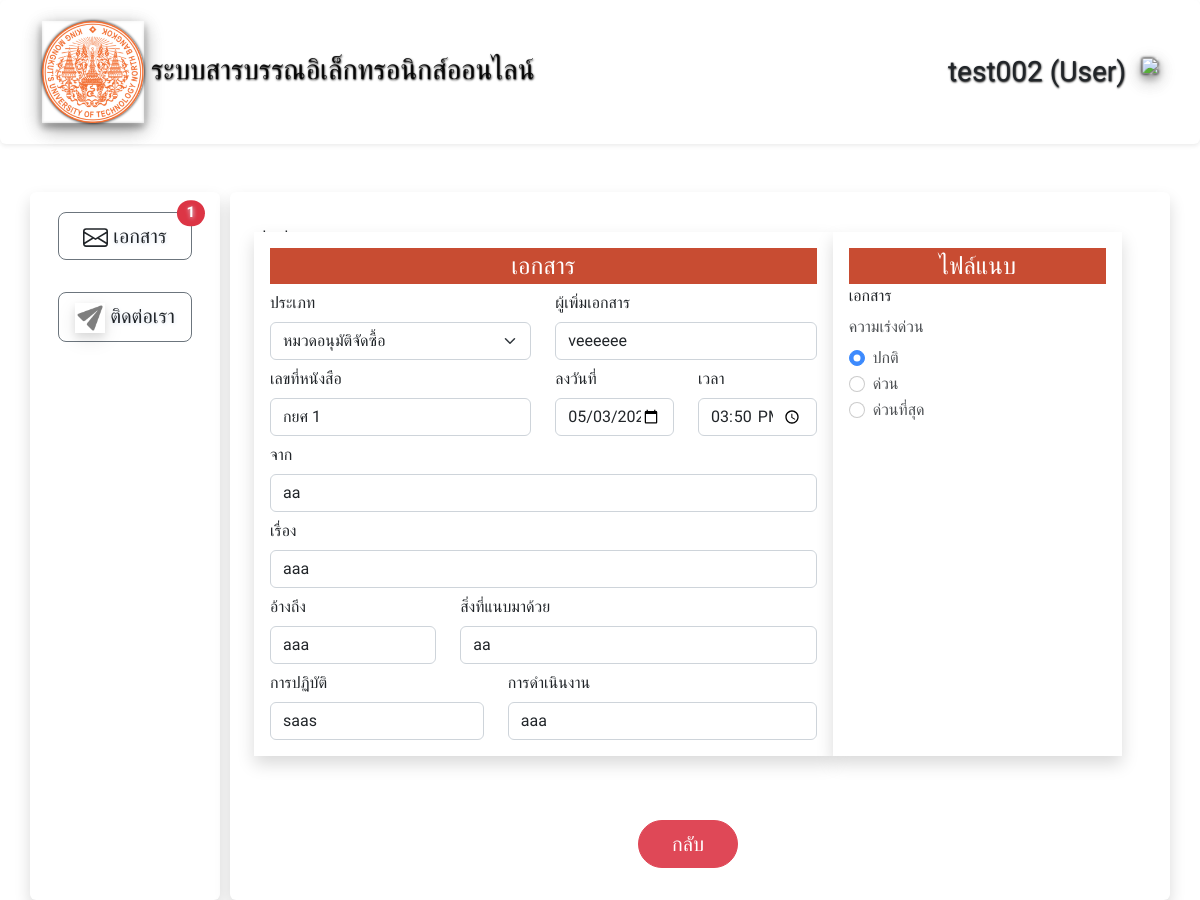
The app's page /?q=view&doc_id=22 (signed in) with its own data.
### tables this page shows
CREATE TABLE `user` (
  `user_id` int(11) NOT NULL,
  `user_username` varchar(50) NOT NULL,
  `user_password` varchar(50) NOT NULL,
  `user_name` varchar(30) NOT NULL,
  `user_lineid` varchar(30) NOT NULL,
  `user_email` varchar(100) NOT NULL,
  `user_tel` varchar(10) NOT NULL,
  `post_id` int(11) NOT NULL,
  `dept_id` int(11) NOT NULL,
  `level_id` int(11) NOT NULL
);

CREATE TABLE `document` (
  `doc_id` int(11) NOT NULL,
  `doc_type_id` int(11) NOT NULL,
  `user_id` int(11) NOT NULL,
  `doc_book_number` varchar(30) NOT NULL,
  `doc_date` varchar(15) NOT NULL,
  `doc_time` varchar(10) NOT NULL,
  `doc_from` varchar(30) NOT NULL,
  `doc_topic` varchar(150) NOT NULL,
  `doc_refer_to` varchar(30) NOT NULL,
  `doc_attach` varchar(20) NOT NULL,
  `doc_handle` varchar(30) NOT NULL,
  `doc_action` varchar(30) NOT NULL,
  `doc_urgency` varchar(50) NOT NULL,
  `doc_status` varchar(20) NOT NULL,
  `doc_traffic_id` int(11) NOT NULL,
  `doc_des` varchar(255) NOT NULL,
  `doc_to` varchar(50) NOT NULL
);

### user/view.php (the view, shortened to what this page needs)
<?php
echo "test";
$doc_id = $_GET['doc_id'];
$sql = "SELECT * FROM `document` WHERE `doc_id` = $doc_id";
$result = mysqli_query($conn, $sql);
$row = mysqli_fetch_assoc($result);
$user_id = $_SESSION['user_id'];
$sql_user = "SELECT * FROM `user` WHERE `user_id` = $user_id";
$result_user =  mysqli_query($conn, $sql_user);
$row_user = mysqli_fetch_assoc($result_user);
$user_name = $row_user['user_name'];
?>
<form class="row g-3 needs-validation" action="#" method="post" enctype="multipart/form-data" novalidate>
    <div class="row">
        <div class="col-8 p-1 shadow p-3 mb-5 bg-white" style="background-color: #ECDBBA;pointer-events: none;">
            <div class="col-12 fs-4 text-center text-white " style="background-color:#C84C32;">เอกสาร</div>
            <div class="row">
                <div class="col-6 md-2 ">
                    <label for="category" class="col-form-label">ประเภท</label>
                    <select id="category" name="category" class="form-select form-control">
                        <?php
                        $sql_doc_type = "SELECT * FROM `doc_type`";
                        $result_doc_type = mysqli_query($conn, $sql_doc_type);
                        while ($row_doc_type = mysqli_fetch_assoc($result_doc_type)) {
                        ?>
                            <option><?php echo $row_doc_type['doc_type'] ?></option>
                        <?php } ?>
                    </select>
                </div>
                <div class="col-6 md-2">
                    <label for="id" class="col-form-label">ผู้เพิ่มเอกสาร</label>
                    <input type="text" name="id" id="id" class="form-control" value="<?php echo $user_name ?>" required>
                </div>
                <div class="col-6 md-2">
                    <label for="no" class="col-form-label">เลขที่หนังสือ</label>
                    <input type="text" name="no" id="no" class="form-control" value="<?php echo $row['doc_book_number'] ?>" required>
                </div>
                <div class="col-3 md-2">
                    <label for="date" class="col-form-label">ลงวันที่</label>
                    <input type="date" name="date" id="date" class="form-control" value="<?php echo $row['doc_date'] ?>" required>
                </div>
                <div class="col-3 md-2">
                    <label for="time" class="col-form-label">เวลา</label>
                    <input type="time" name="time" id="time" class="form-control" value="<?php echo $row['doc_time'] ?>" required>
                </div>
                <div class="col-12">
                    <label for="from" class="col-form-label">จาก</label>
                    <input type="text" name="from" id="from" class="form-control" value="<?php echo $row['doc_from'] ?>" required>
                </div>
                <div class="col-12">
                    <label for="topic" class="col-form-label">เรื่อง</label>
                    <input type="text" name="topic" id="topic" class="form-control" value="<?php echo $row['doc_topic'] ?>" required>
                </div>
                <div class="col-4 md-2">
                    <label for="refer_to" class="col-form-label">อ้างถึง</label>
                    <input type="text" name="refer_to" id="refer_to" class="form-control" value="<?php echo $row['doc_refer_to'] ?>" required>
                </div>
                <div class="col-8 md-2">
                    <label for="att" class="col-form-label">สิ่งที่แนบมาด้วย</label>
                    <input type="text" name="att" id="att" class="form-control" value="<?php echo $row['doc_attach'] ?>" required>
                </div>
                <div class="col-5 md-2">
                    <label for="action" class="col-form-label">การปฏิบัติ</label>
                    <input type="text" name="action" id="action" class="form-control" value="<?php echo $row['doc_handle'] ?>" required>
                </div>
                <div class="col-7 md-2">
                    <label for="handle" class="col-form-label">การดำเนินงาน</label>
                    <input type="text" name="handle" id="handle" class="form-control" value="<?php echo $row['doc_action'] ?>" required>
                </div>
            </div>
        </div>
        <div class="col-4  shadow p-3 mb-5 bg-white" style="background-color: #ECDBBA;">
            <div class="col-12 fs-4 text-center text-white " style=" background-color:#C84C32;">ไฟล์แนบ</div>
            <label class="md-3">เอกสาร</label>
            <div class="col-12" style="pointer-events: none;opacity: 0.8;">
                <label for="urgency" class="col-form-label">ความเร่งด่วน</label>
                <br>
                <div class="form-check form-check-inline">
                    <input class="form-check-input" type="radio" name="urgency" id="inlineRadio1" value="urgen_normal" checked>
                    <label class="form-check-label" for="inlineRadio1">ปกติ</label>
                </div>
                <br>
                <div class="form-check form-check-inline">
                    <input class="form-check-input" type="radio" name="urgency" id="inlineRadio2" value="urgen">
                    <label class="form-check-label" for="inlineRadio2">ด่วน</label>
                </div>
                <br>
                <div class="form-check form-check-inline">
                    <input class="form-check-input" type="radio" name="urgency" id="inlineRadio3" value="urgen_ASAP">
                    <label class="form-check-label" for="inlineRadio3">ด่วนที่สุด</label>
                </div>
            </div>
        </div>
        <div class="d-flex justify-content-center mt-3">
            <button class="btn btn-danger btn-lg rounded-pill" style="opacity: 0.9;width:100px" onclick="window.location.href='?q=read&doc_id=<?php echo $row['doc_id'] ?>&user_id=<?php echo $user_id; ?>'" type="button">กลับ</button>
        </div>
    </div>
</form>

### style/style.css (style rules this page uses)
body { font-family: 'K2D', sans-serif; }

### index.php (style rules this page uses)
body { font-family: 'K2D', sans-serif; }

### records on screen
user: id "veeeeee"
document: no "กยศ 1", date "05/03/2022", time "15:50", from "aa", topic "aaa", refer_to "aaa", att "aa", action "saas", handle "aaa"

### other values on screen
$_SESSION['username'] "test002"
$_SESSION['level'] "User"
mysqli_fetch_assoc($nums_doc)['COUNT(*)'] "1"
form field category "หมวดอนุมัติจัดซื้อ"
